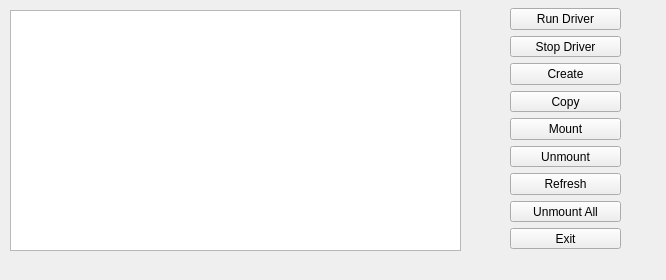
<?xml version="1.0" encoding="UTF-8"?>
<ui version="4.0">
 <class>MainWindow</class>
 <widget class="QMainWindow" name="MainWindow">
  <property name="windowModality">
   <enum>Qt::NonModal</enum>
  </property>
  <property name="enabled">
   <bool>true</bool>
  </property>
  <property name="geometry">
   <rect>
    <x>0</x>
    <y>0</y>
    <width>666</width>
    <height>280</height>
   </rect>
  </property>
  <property name="sizePolicy">
   <sizepolicy hsizetype="Preferred" vsizetype="Preferred">
    <horstretch>0</horstretch>
    <verstretch>0</verstretch>
   </sizepolicy>
  </property>
  <property name="minimumSize">
   <size>
    <width>0</width>
    <height>0</height>
   </size>
  </property>
  <property name="maximumSize">
   <size>
    <width>1000</width>
    <height>1000</height>
   </size>
  </property>
  <property name="windowTitle">
   <string>VED</string>
  </property>
  <widget class="QWidget" name="centralwidget">
   <property name="sizePolicy">
    <sizepolicy hsizetype="Fixed" vsizetype="Fixed">
     <horstretch>0</horstretch>
     <verstretch>0</verstretch>
    </sizepolicy>
   </property>
   <widget class="QTableView" name="tableView">
    <property name="geometry">
     <rect>
      <x>10</x>
      <y>10</y>
      <width>451</width>
      <height>241</height>
     </rect>
    </property>
    <property name="layoutDirection">
     <enum>Qt::LeftToRight</enum>
    </property>
    <property name="editTriggers">
     <set>QAbstractItemView::NoEditTriggers</set>
    </property>
    <property name="selectionMode">
     <enum>QAbstractItemView::SingleSelection</enum>
    </property>
    <property name="selectionBehavior">
     <enum>QAbstractItemView::SelectRows</enum>
    </property>
    <property name="textElideMode">
     <enum>Qt::ElideLeft</enum>
    </property>
    <property name="showGrid">
     <bool>true</bool>
    </property>
    <property name="gridStyle">
     <enum>Qt::SolidLine</enum>
    </property>
    <property name="cornerButtonEnabled">
     <bool>true</bool>
    </property>
    <attribute name="horizontalHeaderMinimumSectionSize">
     <number>0</number>
    </attribute>
    <attribute name="horizontalHeaderDefaultSectionSize">
     <number>0</number>
    </attribute>
    <attribute name="horizontalHeaderHighlightSections">
     <bool>false</bool>
    </attribute>
    <attribute name="verticalHeaderVisible">
     <bool>false</bool>
    </attribute>
   </widget>
   <widget class="QWidget" name="layoutWidget">
    <property name="geometry">
     <rect>
      <x>510</x>
      <y>8</y>
      <width>111</width>
      <height>241</height>
     </rect>
    </property>
    <layout class="QVBoxLayout" name="verticalLayout">
     <item>
      <widget class="QPushButton" name="RunD">
       <property name="text">
        <string>Run Driver</string>
       </property>
      </widget>
     </item>
     <item>
      <widget class="QPushButton" name="StopD">
       <property name="text">
        <string>Stop Driver</string>
       </property>
      </widget>
     </item>
     <item>
      <widget class="QPushButton" name="Create">
       <property name="text">
        <string>Create</string>
       </property>
      </widget>
     </item>
     <item>
      <widget class="QPushButton" name="Copy">
       <property name="text">
        <string>Copy</string>
       </property>
      </widget>
     </item>
     <item>
      <widget class="QPushButton" name="Mount">
       <property name="text">
        <string>Mount</string>
       </property>
      </widget>
     </item>
     <item>
      <widget class="QPushButton" name="Unmount">
       <property name="text">
        <string>Unmount</string>
       </property>
      </widget>
     </item>
     <item>
      <widget class="QPushButton" name="Refresh">
       <property name="text">
        <string>Refresh</string>
       </property>
      </widget>
     </item>
     <item>
      <widget class="QPushButton" name="pushButton_2">
       <property name="text">
        <string>Unmount All</string>
       </property>
      </widget>
     </item>
     <item>
      <widget class="QPushButton" name="pushButton">
       <property name="text">
        <string>Exit</string>
       </property>
      </widget>
     </item>
    </layout>
   </widget>
  </widget>
  <widget class="QMenuBar" name="menubar">
   <property name="geometry">
    <rect>
     <x>0</x>
     <y>0</y>
     <width>666</width>
     <height>20</height>
    </rect>
   </property>
  </widget>
 </widget>
 <resources/>
 <connections/>
</ui>
